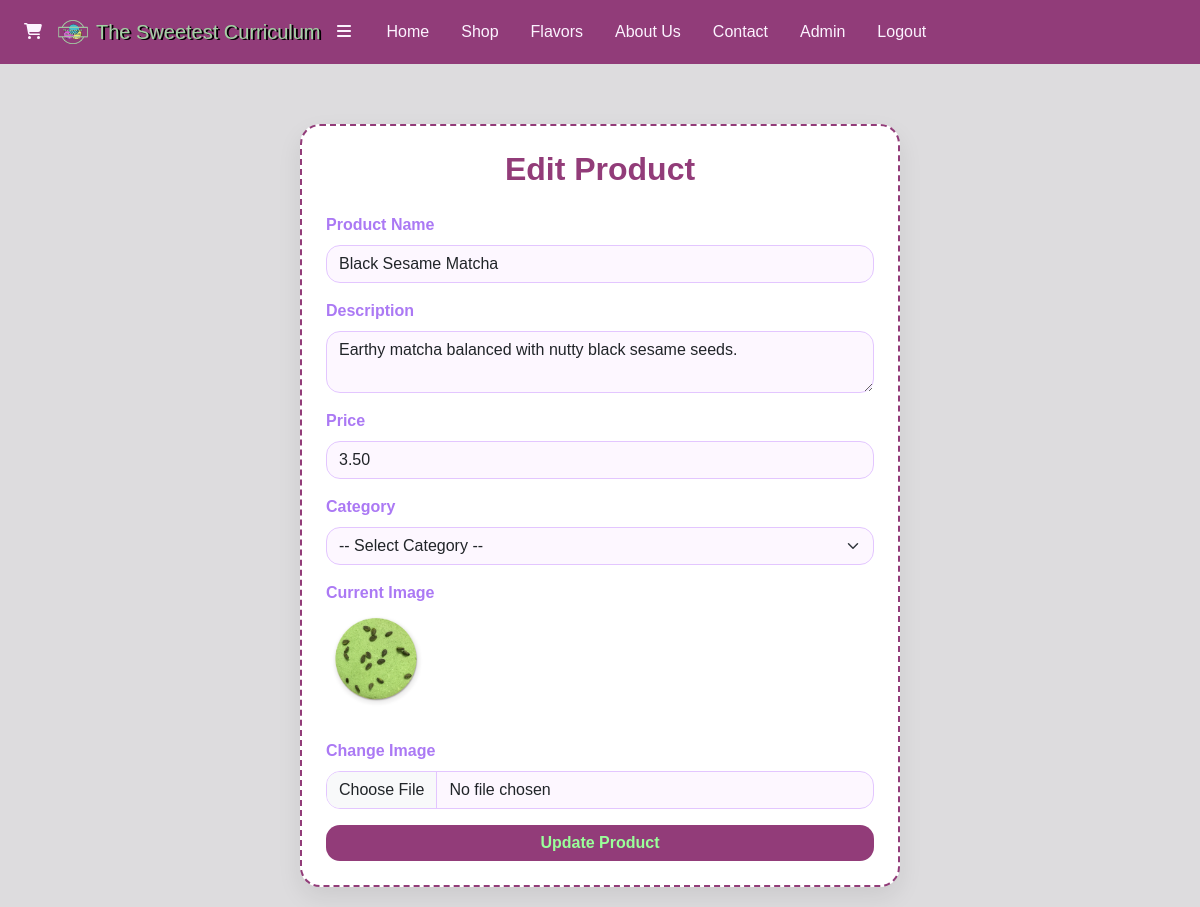
The app's page /admin/edit-product.php?id=6 (signed in), older data.
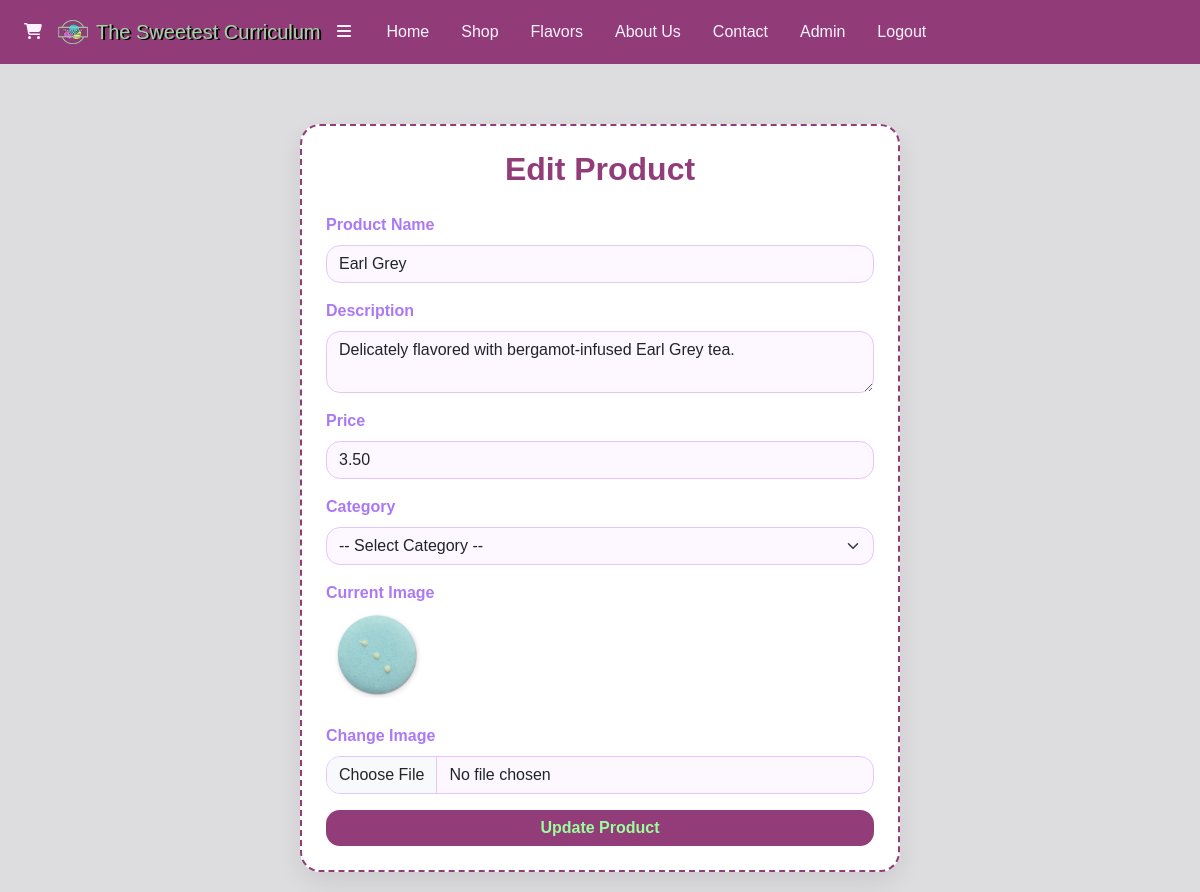
The same page, newer data.
### tables this page shows
CREATE TABLE products (
    product_id INT PRIMARY KEY AUTO_INCREMENT,
    productName VARCHAR(100) NOT NULL,
    price DECIMAL(10,2) NOT NULL,
    imageURL TEXT,
    description TEXT NOT NULL
);

### admin/edit-product.php (the view, shortened to what this page needs)
<?php
include "../includes/header.php";
include "../database/db.php";
$id = isset($_GET['id']) ? (int)$_GET['id'] : null;
$product_sql = "SELECT p.*, pc.category_id
                FROM products p
                LEFT JOIN product_category pc ON p.product_id = pc.product_id
                WHERE p.product_id = $id";
$product_result = mysqli_query($dbc, $product_sql);
$product = mysqli_fetch_assoc($product_result);
?>
<body class="edit-product-body">
  <div class="edit-product-card p-4">
    <h2 class="edit-product-title">Edit Product</h2>
    <form method="POST" enctype="multipart/form-data">
      <div class="mb-3">
        <label class="form-label edit-product-label">Product Name</label>
        <input type="text" name="name" class="form-control edit-product-input" value="<?= htmlspecialchars($product['productName']) ?>" required />
      </div>
      <div class="mb-3">
        <label class="form-label edit-product-label">Description</label>
        <textarea name="description" class="form-control edit-product-input" required><?= htmlspecialchars($product['description']) ?></textarea>
      </div>
      <div class="mb-3">
        <label class="form-label edit-product-label">Price</label>
        <input type="number" name="price" class="form-control edit-product-input" step="0.01" value="<?= $product['price'] ?>" required />
      </div>
      <div class="mb-3">
        <label class="form-label edit-product-label">Category</label>
        <select name="category_id" class="form-select edit-product-select" required>
          <option value="">-- Select Category --</option>
        </select>
      </div>
      <div class="mb-3">
        <label class="form-label edit-product-label">Current Image</label><br>
        <?php if ($product['imageURL']): ?>
          <img src="../assets/images/<?= $product['imageURL'] ?>" alt="Product Image" class="edit-product-img">
        <?php else: ?>
          <p>No image available</p>
        <?php endif; ?>
      </div>
      <div class="mb-3">
        <label class="form-label edit-product-label">Change Image</label>
        <input type="file" name="image" class="form-control edit-product-input" />
      </div>
      <button type="submit" class="btn edit-product-btn w-100">Update Product</button>
    </form>
  </div>
</body>
</html>

Row changes from the older to the newer data that the page shows:
changed products: name "Black Sesame Matcha" → "Earl Grey"; description "Earthy matcha balanced with nutty black sesame seeds." → "Delicately flavored with bergamot-infused Earl Grey tea."; imageURL: a different picture
